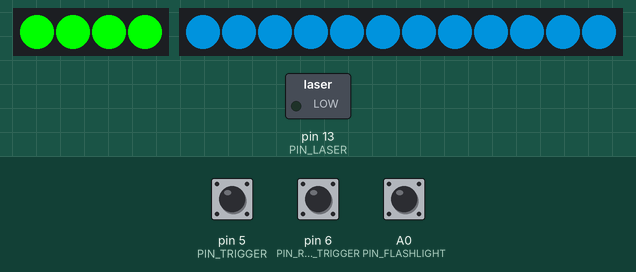
A sketch run on a simulated Arduino Uno, built with avr-gcc and run on an emulated ATmega328P. Parts: 4 RGB LEDs in strip order, left to right, 12 RGB LEDs in strip order, left to right, switched loads named in the sketch (green lamp = pin HIGH). Inputs (shaded band) come from the test bench; at power-on: pin 5 (PIN_TRIGGER) HIGH, A0 (PIN_FLASHLIGHT) HIGH, pin 6 (PIN_RELOAD_TRIGGER) HIGH. Dim RGB values are drawn brighter than linear; what the sketch prints to the serial monitor is not drawn.

Above: at 1.2 s.
1.3 s: pin 5 (PIN_TRIGGER) pulled LOW for 0.15 s
At 2.5 s:
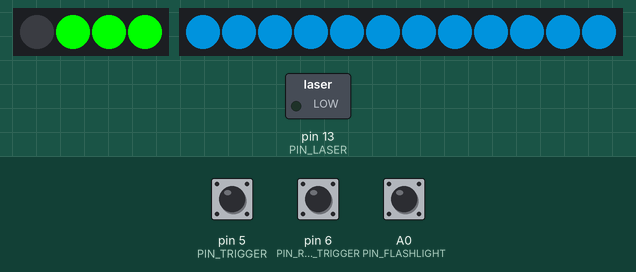
2.9 s: A0 (PIN_FLASHLIGHT) pulled LOW for 0.15 s
At 2.98 s:
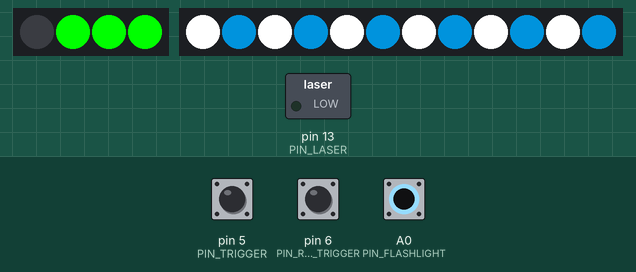
4.5 s: pin 5 (PIN_TRIGGER) pulled LOW for 1 s
At 4.6 s:
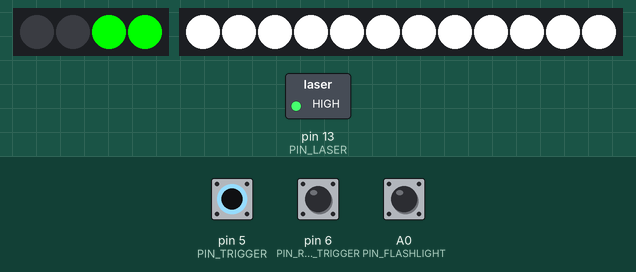
7.0 s: A0 (PIN_FLASHLIGHT) pulled LOW for 1 s
At 7.4 s:
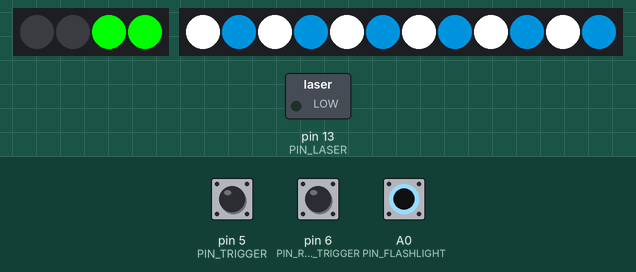
9.5 s: pin 6 (PIN_RELOAD_TRIGGER) pulled LOW for 0.15 s
At 10.7 s:
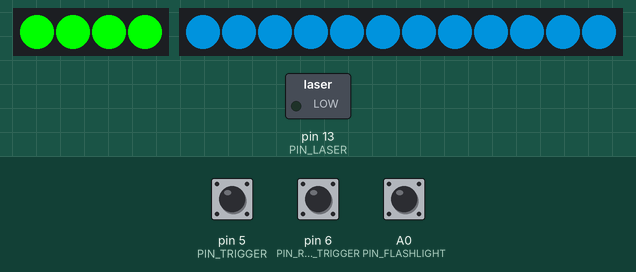
11.1 s: A0 (PIN_FLASHLIGHT) pulled LOW for 0.15 s
At 11.17 s:
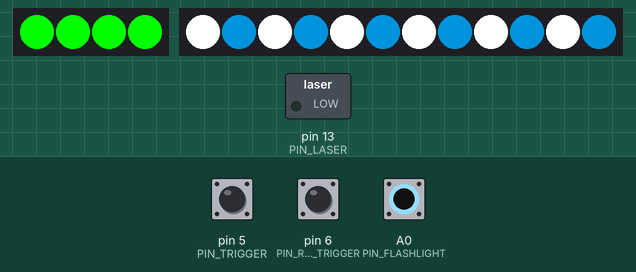
Timing chart, 0 to 13.7 s (numbered marks = the images above; inputs shaded):
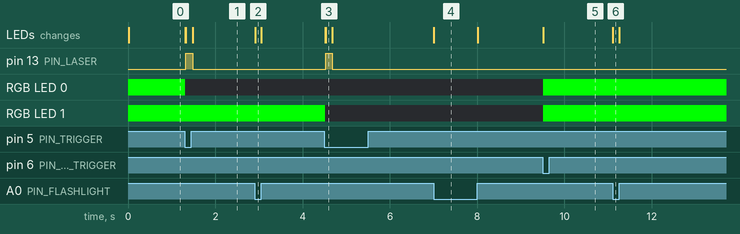

Measured:
- after the input at 1.3 s, pin 13 (PIN_LASER): LOW → HIGH at once, → LOW 0.16 s later; RGB LED 0: RGB(0, 255, 0) → off at once
- after the input at 2.9 s, the LEDs: change at once (image 2)
- after the input at 4.5 s, pin 13 (PIN_LASER): LOW → HIGH at once, → LOW 0.16 s later; RGB LED 1: RGB(0, 255, 0) → off at once
- after the input at 7.0 s, the LEDs: change at once (image 4)
- after the input at 9.5 s, RGB LED 0, RGB LED 1: off → RGB(0, 255, 0) at once
- after the input at 11.1 s, the LEDs: change at once (image 6)

The sketch:

DroneShooterGun.ino
```cpp
#include <Adafruit_NeoPixel.h>

/*
 * IRremote: IRsendDemo - demonstrates sending IR codes with IRsend
 * An IR LED must be connected to Arduino PWM pin 3.
 * Version 0.1 July, 2009
 * Copyright 2009 Ken Shirriff
 * http://arcfn.com
 */

#define GUN_RELOADABLE

#include <IRremote.h>

// Team One
//#define TEAM_COLOR 100,150,0,0
#define TEAM_COLOR 0,100,150,0


// Cannot change this, only reminder
#define PIN_TRANSMIT 3
#define PIN_PIXEL2 7
#define PIN_RECEIVE 2
//#define PIN_LED D2
#define PIN_PIXEL 4
#define PIN_PLAY_SOUND_SHOOT 8
#define PIN_PLAY_SOUND_RELOAD 9
#define PIN_PLAY_SOUND_DEAD 10
#define PIN_PLAY_SOUND_ALIVE 11
#define PIN_PLAY_SOUND_SHOOT_NOAMMO 12
#define PIN_LASER 13
#define PIN_FLASHLIGHT A0

#define SOUND_SHOOT 1
#define SOUND_RELOAD 2
#define SOUND_DEAD 3
#define SOUND_ALIVE 4
#define SOUND_SHOOT_NOAMMO 5

#define PIN_TRIGGER 5
//#define PIN_STATUS D2
#define PIXEL_COUNT 4
#define PIXEL_COUNT2 12

#define PIN_RELOAD_TRIGGER 6


// Send SHOOT_COUNT often if we want to shoot
#define SHOOT_COUNT 2
#define MAX_AMMO 4

IRsend irsend;
IRrecv irrecv(PIN_RECEIVE);
decode_results results;

Adafruit_NeoPixel strip = Adafruit_NeoPixel(PIXEL_COUNT, PIN_PIXEL, NEO_GRBW + NEO_KHZ800);
Adafruit_NeoPixel strip2 = Adafruit_NeoPixel(PIXEL_COUNT2, PIN_PIXEL2, NEO_GRBW + NEO_KHZ800);

bool alive;
bool triggerDown;
bool reloadTriggerDown;
bool flashlightState;

#ifdef GUN_RELOADABLE
  int bullets;
  int blinkCounter = 0;
  bool blinkState;
#endif

void setup()
{
  flashlightState = false;
  pinMode(PIN_PLAY_SOUND_DEAD, INPUT);
  pinMode(PIN_PLAY_SOUND_SHOOT, INPUT);
  pinMode(PIN_PLAY_SOUND_ALIVE, INPUT);
  pinMode(PIN_PLAY_SOUND_RELOAD, INPUT);
  pinMode(PIN_PLAY_SOUND_SHOOT_NOAMMO, INPUT);

  pinMode(PIN_LASER, OUTPUT);
  digitalWrite(PIN_LASER, LOW);

  pinMode(PIN_FLASHLIGHT, INPUT_PULLUP);


  Serial.begin(115200);
  Serial.println("Booting");

  pinMode(PIN_RECEIVE, INPUT);
  digitalWrite(PIN_RECEIVE, HIGH);
  irrecv.enableIRIn();

  strip.begin();
  strip2.begin();

  pinMode(PIN_TRIGGER, INPUT_PULLUP);


#ifdef GUN_RELOADABLE
  bullets = MAX_AMMO;
  blinkCounter = 0;
  blinkState = 1;

  pinMode(PIN_RELOAD_TRIGGER, INPUT_PULLUP);
#endif
  triggerDown = !digitalRead(PIN_TRIGGER);

  setAlive(true);

  setColorFront(0,0,0,0);
  strip2.show();

  Serial.println("setup done");
}

void loop() {
  bool flashlightStateNow = !digitalRead(PIN_FLASHLIGHT);
  if(flashlightStateNow != flashlightState) {
    flashlightState = flashlightStateNow;
    setColorFront(0,0,0,0);
    strip2.show();
  }

  bool triggerDownNow = !digitalRead(PIN_TRIGGER);
  if(triggerDownNow && !triggerDown) {
    delay(10);
    triggerDownNow &= !digitalRead(PIN_TRIGGER);
  }

#ifdef GUN_RELOADABLE
  blinkCounter++;
  if(blinkCounter > 5) {
    blinkState = !blinkState;
    blinkCounter = 0;
  }
  bool reloadTriggerDownNow = !digitalRead(PIN_RELOAD_TRIGGER);

  if(reloadTriggerDownNow) {
    delay(10);
    reloadTriggerDownNow &= !digitalRead(PIN_RELOAD_TRIGGER);
  }
  if(reloadTriggerDownNow && !reloadTriggerDown) {
    reload();
  }
  reloadTriggerDown = reloadTriggerDownNow;
#endif

  if(triggerDownNow && !triggerDown) {
    shoot();
  }
  triggerDown = triggerDownNow;

  if (irrecv.decode(&results)) {
    irrecv.resume();
    if(results.decode_type == SONY) {
      if((results.value & 0xf00) == 0xa00) {
        // Spawn
        if(!alive) {
          playSound(SOUND_ALIVE);
        }
        setAlive(true);
      } else {
        if(alive) {
          playSound(SOUND_DEAD);
        }
        setAlive(false);
      }
    }
  }


  updateColor();
}

void playSound(uint8_t id) {
  int pin = 0;
  switch(id) {
    case SOUND_SHOOT:
    pin = PIN_PLAY_SOUND_SHOOT;
    break;
    case SOUND_DEAD:
    pin = PIN_PLAY_SOUND_DEAD;
    break;
    case SOUND_ALIVE:
    pin = PIN_PLAY_SOUND_ALIVE;
    break;
    case SOUND_RELOAD:
    pin = PIN_PLAY_SOUND_RELOAD;
    break;
    case SOUND_SHOOT_NOAMMO:
    pin = PIN_PLAY_SOUND_SHOOT_NOAMMO;
    break;
    default:
    return;
  }

  //Down the pin for some time and let it free again
  pinMode(pin, OUTPUT);
  delay(1);
  digitalWrite(pin, LOW);
  pinMode(pin, INPUT);
}

#ifdef GUN_RELOADABLE
void reload() {
  playSound(SOUND_RELOAD);

  bullets = MAX_AMMO;
  updateColor();
}
#endif


void shoot() {
#ifdef GUN_RELOADABLE
  if(!alive) {
    return;
  }
  if(bullets <= 0) {
    playSound(SOUND_SHOOT_NOAMMO);
    return;
  }
  bullets--;
  blinkState = 0;
  updateColor();
#endif
  playSound(1);

  setColorFront(0,0,0,255);
  strip2.show();
  digitalWrite(PIN_LASER, HIGH);


  for (int i = 0; i < SHOOT_COUNT; i++) {
    irsend.sendSony(0xb01, 12);
    delay(10);
  }

  setColorFront(0,0,0,0);
  strip2.show();
  digitalWrite(PIN_LASER, LOW);

  for (int i = 0; i < SHOOT_COUNT; i++) {
    irsend.sendSony(0xb01, 12);
    delay(10);
  }

  irrecv.enableIRIn();
}

void setAlive(bool a) {

  Serial.println(a ? "alive" : "dead");

  alive = a;
  updateColor();
}

void updateColor() {
  bool a = alive;
#ifndef GUN_RELOADABLE
  if(a) {
    setColor(0,255,0);
  } else {
    setColor(255,0,0);
  }
#else
  if(!a) {
    setColor(255,0,0);
  } else {
    if(bullets > 0) {
      setColorBullets(0,255,0);
    } else {
      if(blinkState) {
        setColor(0,255,0);
      } else {
        setColor(0,0,0);
      }
    }
  }
#endif
  strip.show();
  delay(10);
}

void setColor(byte r, byte g, byte b) {
    for(int i = 0; i < PIXEL_COUNT; i++)
      strip.setPixelColor(i, r,g,b,0);
}

void setColorFront(byte r, byte g, byte b, byte w) {
  if(!flashlightState) {
    if(r || b || g || w) {
     for(int i = 0; i < PIXEL_COUNT2; i++)
      strip2.setPixelColor(i, r,g,b,w);
    } else {
     for(int i = 0; i < PIXEL_COUNT2; i++) {
        strip2.setPixelColor(i, TEAM_COLOR);
     }
    }
  } else {
    if(r || b || g || w) {
     for(int i = 0; i < PIXEL_COUNT2; i++) {
      strip2.setPixelColor(i, r,g,b,i%2 == 0 ? w : 255);
     }
    } else {
     for(int i = 0; i < PIXEL_COUNT2; i++) {
      if(i%2 == 0) {
        strip2.setPixelColor(i, 0,0,0,255);
      } else {
        strip2.setPixelColor(i, TEAM_COLOR);
      }
     }
    }
  }
}


void setColorBullets(byte r, byte g, byte b) {
    for(int i = 0; i < PIXEL_COUNT; i++) {
      if(PIXEL_COUNT-i <= bullets)
        strip.setPixelColor(i, r,g,b,0);
      else
        strip.setPixelColor(i, 0,0,0,0);
      }
}
```
